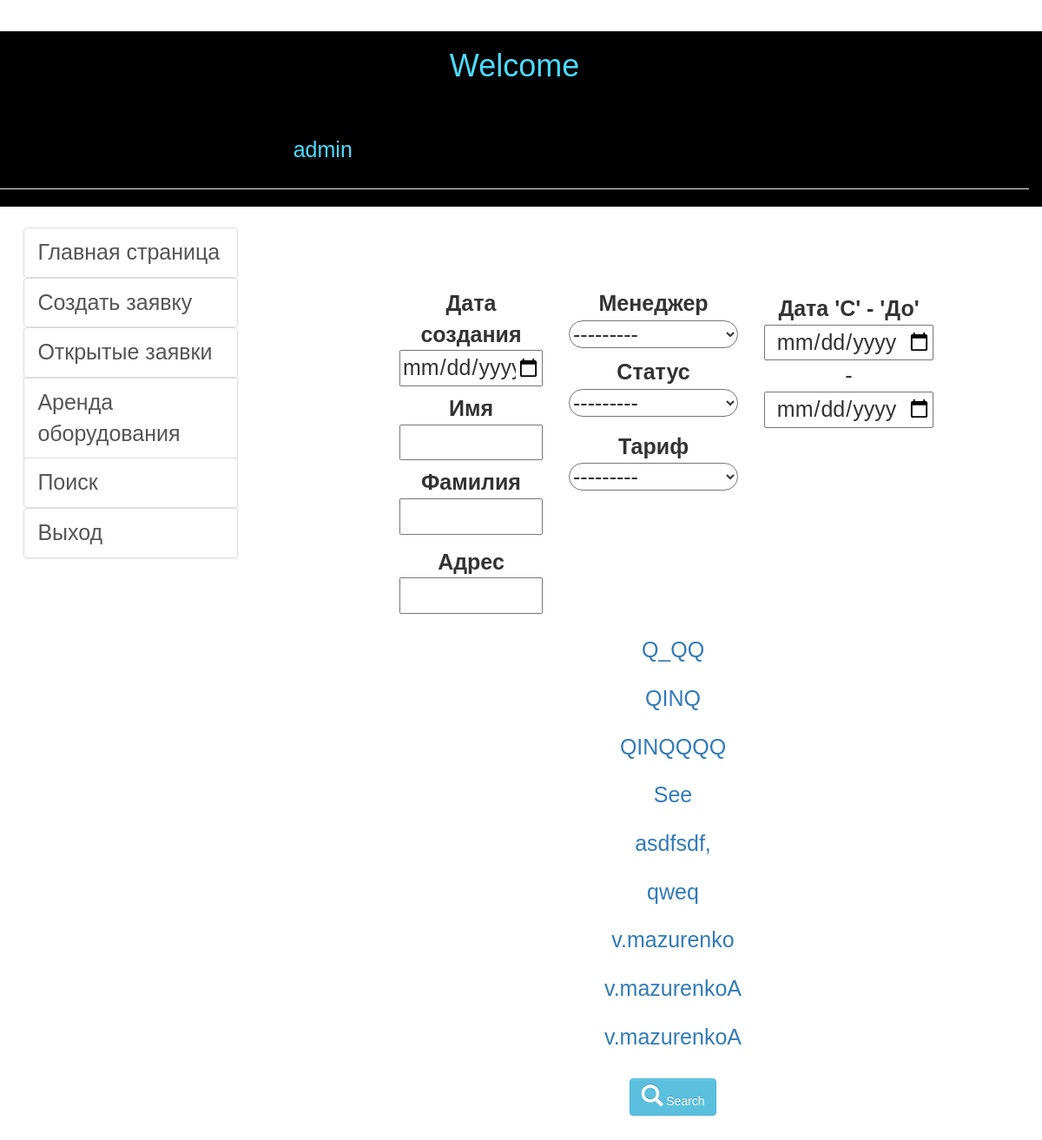
/blank/search (signed in), run on the app's committed database.
### blank/models.py (models this page shows, shortened)
class Profile(models.Model):
    date_creating = models.DateField(help_text='Дата регистрации', null=True, blank=True, default=now)
    name = models.CharField(help_text='Введите имя абонента', max_length=15)
    surname = models.CharField(help_text='Введите фамилию абонента',max_length=15)
    patronymic = models.CharField(help_text='Введите отчество абонента', max_length=20)
    address = models.CharField(help_text='Улица/Массив', max_length=20,)
    home = models.CharField(help_text='Введите номер дома', max_length=5)
    flat = models.CharField(help_text='Введите номер квартиры', max_length=5,)
    contact_number = models.CharField(help_text='Контактный номер абонента', max_length=30,)
    prefering_connection = models.DateField(help_text='Предпочитаемая дата подключения')
    datetimerange = models.DateField(help_text='Для фильтрации дат с отметками , ОТ -- К', null=True, blank=True, default=now)
    manager = models.ForeignKey(User,blank=True, null=True, on_delete=models.SET_NULL,)
    class Meta:
        permissions = (
            ("can_see_all_blank" , "View all blanks"),
                      )
    tarrif_plans = (
        ('Скоростной 40', 'Скоростной 40'),
        ('Скоростной 60', 'Скоростной 60'),
        ('Скоростной 80', 'Скоростной 80'),
        ('Скоростной 100', 'Скоростной 100'),
        ('Скоростной 120','Скоростной 120'),
        ('Скоростной 140', 'Скоростной 140'),
        ('Скоростной 160', 'Скоростной 160'),
        ('Скоростной 200', 'Скоростной 200'),
        ('Скоростной 240', 'Скоростной 240'),
    )
    tarrif = models.CharField(blank=True ,choices= tarrif_plans , null=True , max_length=15)
    blank_status = (
        ('Открыта', 'Открыта'),
        ('Закрыта', 'Закрыта'),
                    )
    status = models.CharField(max_length=15, choices=blank_status, blank=True , null=True)
    def get_absolute_url(self):
        return reverse('my-ticket', args=[str(self.id)])

### templates/search.html
{% extends 'main.html' %}
    {% block content %}
   <body>
    <div class="col-lg-8 col-md-10 col-md-offset-1 col-sm-10 col-sm-offset-1" style="margin-top: 5vh; ">
	    <div class="ser" style="margin-left: -80px;">
	        <form method="get">
	          	<ul class="searchform">
		          	<div class="span1">
		          		<div class="col-lg-3 col-md-2 col-sm-2">
				            <li class="date">
								<strong> {{ filter.form.date_creating.label }} </strong>
								         {{ filter.form.date_creating }}
				            </li>
				            <li class="name">
				             	<strong> {{ filter.form.name.label }} </strong>
								{{ filter.form.name }}
				            </li>
				            <li class="surname">
				            	<strong> {{ filter.form.surname.label }} </strong>
								{{ filter.form.surname }}
				            </li>
				            <li class="address">
				             	<strong> {{ filter.form.address.label }} </strong>
								{{ filter.form.address }}
				            </li>
		            	</div>
	            	</div>
		            <div class="span2">
			            <div class="col-lg-3 col-md-3 col-sm-2">
				            <li class="manager">
				              	<strong> {{ filter.form.manager.label }} </strong>
								{{ filter.form.manager }}
				            </li>
				            <li class="status">
								<strong> {{ filter.form.status.label }} </strong>
								{{ filter.form.status }}
				            </li>
				            <li class="tarrif">
							<strong> {{ filter.form.tarrif.label }} </strong>
								{{ filter.form.tarrif }}
				            </li>
		            	</div>
	            	</div>
		            <div class="span3">
			            <div class="col-lg-3 col-md-3 col-sm-2">
				            <li class="dtm">
						<strong> {{ filter.form.datetimerange.label }} </strong>
								{{ filter.form.datetimerange }}
				            </li>
				        </div>
				    </div>
                    <div class="col-lg-12 col-md-8 col-sm-6">
					    <div class="span4">
					    	{% for value in filter.qs %}
							<p>
								<a href="{{ value.get_absolute_url }}" >{{value.name}}</a>
					    	</p>
							{% endfor %}
					    </div>
					    <div class="span5">
						    <li>
					        	<button type="submit" class="btn btn-info">
									<span class="glyphicon glyphicon-search"></span> Search
								</button>
					        </li>
				        </div>
			        </div>
	        	</ul>
	        </form>
	    </div>
	</div>
</body>
    {% endblock %}

### templates/main.html (shortened to what this page needs)
<!DOCTYPE html>
<html>
<head>
    {% load static %}
    <link rel="stylesheet" type="text/css" href="{% static 'startup/css/style.css' %}">
    <link rel="stylesheet" type="text/css" href="{% static 'startup/css/bootstrap.css' %}">
    <link rel="stylesheet" type="text/css" href="{% static 'startup/css/bootstrap-theme.css' %}">
    <link rel="stylesheet" type="text/css" href="{% static 'startup/css/bootstrap.min.css' %}">
</head>
<body>
	<div class="row" style="margin-right: 0;"> ]
	<div class="col-lg-12" style="background-color:black;">
		<h1 align="center" style="margin-bottom: 60px; color: #4ddbff; ">Welcome</h1>
		  		<div class='top'>
						{% if user.is_authenticated %}
	                	<h3 style="margin: 0 0 0 28.5%; color: #4ddbff;"> <p> {{user.get_username}}</h3>
						{% endif %}
				</div>
	            <hr>
	</div>
        {% block sidebar %}
  		<div class="col-lg-3 col-md-3 col-sm-4" style="margin-top:3vh">
  			<div class="navigation">
                <ul class="nav list-group">
                    <li>
                        <a class="list-group-item" href="{% url 'main' %}">Главная страница</a>
                    </li>
                    <li>
						<a class="list-group-item" href="{% url 'blank-create' %}">Создать заявку</a>
                    </li>
                    <li>
                        <a class="list-group-item" href="{% url 'statusopen' %}">Открытые заявки</a>
                    </li>
                        <a class="list-group-item" href="{% url 'tes' %}">Аренда оборудования</a>
                    <li>
                        <a class="list-group-item" href="{% url 'search' %}">Поиск</a>
                    </li>
                    <li>
                        <a class="list-group-item" href="{% url "logout"%}?next={{request.path}}">Выход</a>
                </li>
                </ul>
            </div>
        </div>
        {% endblock %}
        {% block content %}{% endblock %}
</body>
</html>

### static/startup/css/style.css (style rules this page uses)
* { box-sizing: border-box; -moz-box-sizing: border-box; -webkit-box-sizing: border-box; font-family: arial; }
.top>* { display: inline-block; }
.navigation { margin-left: 10%; }
@media screen and (max-width: 1680px) { * { font-size: 17px; } }
@media screen and (max-width: 1280px) { * { font-size: 25px; } }
.ser { padding: 5vh 0; height: auto; width: 900px; position: absolute; }
.searchform { text-align: center; list-style: none; padding: 0; }
.ser li { padding: 4px 0; }
.ser input { text-align: center; width: 100%; outline: 0; }
.ser select { width: 100%; background-color: white; border-radius: 50px; outline: 0; }
.ser li:last-child { padding-top: 10px; }
.span4 p { margin: 20px; text-align: left; text-align: center; }
.span1 { margin-left: 120px; }

### data on the page
Profile: name "Q_QQ"
Profile: name "QINQ"
Profile: name "QINQQQQ"
Profile: name "See"
Profile: name "asdfsdf,"
Profile: name "qweq"
Profile: name "v.mazurenko"
Profile: name "v.mazurenkoA"
Profile: name "v.mazurenkoA"

### other printed values
{{ user.get_username }} "admin"
{{ filter.form.date_creating.label }} "Дата создания"
{{ filter.form.name.label }} "Имя"
{{ filter.form.surname.label }} "Фамилия"
{{ filter.form.address.label }} "Адрес"
{{ filter.form.manager.label }} "Менеджер"
{{ filter.form.status.label }} "Статус"
{{ filter.form.tarrif.label }} "Тариф"
{{ filter.form.datetimerange.label }} "Дата 'С' - 'До'"
